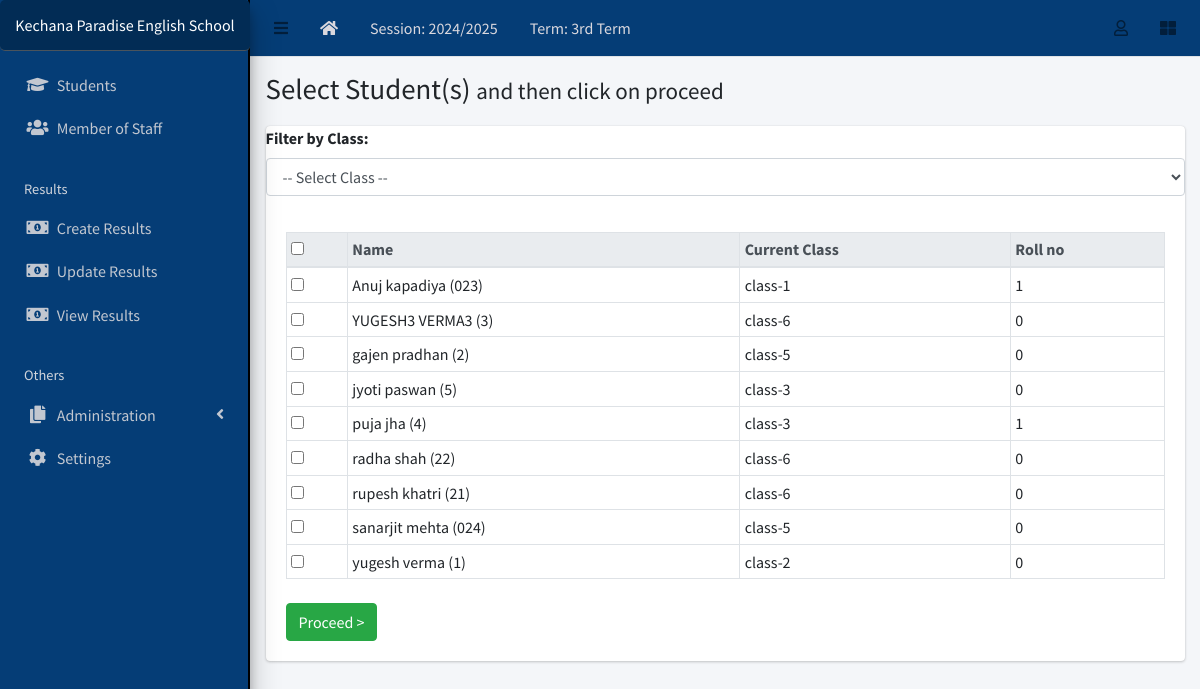
The page /result/create/ (signed in) on the database its author committed.
### apps/corecode/models.py (models this page shows, shortened)
class AcademicSession(models.Model):
    name = models.CharField(max_length=200, unique=True)
    current = models.BooleanField(default=True)
    class Meta:
        ordering = ["-name"]

class AcademicTerm(models.Model):
    name = models.CharField(max_length=20, unique=True)
    current = models.BooleanField(default=True)
    class Meta:
        ordering = ["name"]

class SiteConfig(models.Model):
    key = models.SlugField()
    value = models.CharField(max_length=200)

class StudentClass(models.Model):
    name = models.CharField(max_length=200, unique=True)
    class Meta:
        verbose_name = "Class"
        verbose_name_plural = "Classes"
        ordering = ["name"]
    def __str__(self):
        return self.name

### apps/students/models.py (models this page shows, shortened)
class Student(models.Model):
    STATUS_CHOICES = [("active", "Active"), ("inactive", "Inactive")]
    GENDER_CHOICES = [("male", "Male"), ("female", "Female")]
    current_status = models.CharField(
        max_length=10, choices=STATUS_CHOICES, default="active"
    )
    registration_number = models.CharField(max_length=200, unique=True, blank=True)
    firstname = models.CharField(max_length=200)
    other_name = models.CharField(max_length=200, blank=True)
    surname = models.CharField(max_length=200)
    roll_no = models.IntegerField(blank=True, null=True, default=0)
    attendance = models.IntegerField(blank=True, null=True, default=0)
    gender = models.CharField(max_length=10, choices=GENDER_CHOICES, default="male")
    date_of_birth = models.DateField(default=timezone.now)
    current_class = models.ForeignKey(StudentClass,on_delete=models.SET_NULL,related_name='students',null=True, blank=True
    )
    date_of_admission = models.DateField(default=timezone.now)
    mobile_num_regex = RegexValidator(
        regex="^[0-9]{10,15}$", message="Entered mobile number isn't in a right format!"
    )
    parent_mobile_number = models.CharField(
        validators=[mobile_num_regex], max_length=13, blank=True
    )
    address = models.TextField(blank=True)
    others = models.TextField(blank=True)
    passport = models.ImageField(blank=True, upload_to="students/passports/")
    class Meta:
        ordering = ["firstname", "other_name", "surname"]
    def __str__(self):
        return f"{self.firstname} {self.other_name} {self.surname}  ({self.registration_number})"

### apps/result/views.py (the view, shortened to what this page needs)
# urls.py: path("create/", create_result, name="create-result"),
@login_required
def create_result(request):
    students = Student.objects.all()
    selected_class_id = request.GET.get("class", None)
    if selected_class_id:
        students = Student.objects.filter(current_class_id=selected_class_id)
    else:
        students = Student.objects.all()
    classes = StudentClass.objects.all()
    return render(request, "result/create_result.html", {"students": students,"classes": classes,"selected_class_id": selected_class_id})

### apps/corecode/context_processors.py (called while the page is built)
def site_defaults(request):
    current_session = AcademicSession.objects.get(current=True)
    current_term = AcademicTerm.objects.get(current=True)
    vals = SiteConfig.objects.all()
    contexts = {
        "current_session": current_session.name,
        "current_term": current_term.name,
    }
    for val in vals:
        contexts[val.key] = val.value
    return contexts

### apps/result/templates/result/create_result.html (shortened to what this page needs)
{% extends 'base.html' %}
{% block title %}
  Select Student(s) <span class="small">and then click on proceed</span>
{% endblock title %}
{% block content-header %}
  <form method="GET" action=".">
    <div class="form-group">
      <label for="class-select">Filter by Class:</label>
      <select name="class" id="class-select" class="form-control" onchange="this.form.submit()">
        <option value="">-- Select Class --</option>
      </select>
    </div>
  </form>
{% endblock content-header %}
{% block content %}
  <form method="POST">
    <table id="studenttable" class="table table-sm table-bordered" data-page-length='100'>
      <thead class="thead-light">
        <tr>
          <th><input type="checkbox" id="selecter"></th>
          <th>Name</th>
          <th>Current Class</th>
          <th>Roll no</th>
        </tr>
      </thead>
      <tbody>
        {% for student in students %}
          <tr>
            <td><input type="checkbox" id="{{ student.id }}" name="students" value="{{ student.id }}"></td>
            <td>{{ student }}</td>
            <td>{{ student.current_class }}</td>
            <td>{{ student.roll_no }}</td>
          </tr>
        {% endfor %}
      </tbody>
    </table>
    <input type="submit" class="btn btn-success mt-2" value="Proceed >">
  </form>
{% endblock content %}

### templates/base.html (shortened to what this page needs)
{% load static %}
<!DOCTYPE html>
<html lang="en">
<head>
  <link rel="stylesheet" href="{% static 'plugins/fontawesome-free/css/all.min.css' %}">
  <link rel="stylesheet" href="{% static 'plugins/toastr/toastr.min.css' %}">
  <link rel="stylesheet"
    href="{% static 'plugins/overlayScrollbars/css/OverlayScrollbars.min.css' %}">
  <link rel="stylesheet" href="{% static 'plugins/Datatables/datatables.min.css' %}" />
  <link rel="stylesheet" href="{% static 'dist/css/adminlte.min.css' %}">
<link rel="stylesheet" href="https://cdn.datatables.net/buttons/2.2.3/css/buttons.dataTables.min.css" />
</head>
<body
  class="hold-transition sidebar-mini layout-fixed layout-navbar-fixed layout-footer-fixed">
  <div class="wrapper">
    <nav class="main-header navbar navbar-expand navbar-white navbar-light">
      <ul class="navbar-nav">
        <li class="nav-item">
          <a class="nav-link" data-widget="pushmenu" href="#" role="button"><i
              class="fas fa-bars"></i></a>
        </li>
        <li class="nav-item d-none d-sm-inline-block">
          <a href="{% url 'home' %} " class="nav-link" style="color: rgb(218, 216, 222);"><i class="fa fa-home"></i></a>
        </li>
        <li class="nav-item d-none d-sm-inline-block">
          <a href="{% url 'current-session' %}" class="nav-link" style="color: rgb(218, 216, 222);">Session: {{ current_session }}</a>
        </li>
        <li class="nav-item d-none d-sm-inline-block">
          <a href="{% url 'current-session' %}" class="nav-link" style="color: rgb(218, 216, 222);">Term: {{ current_term }}</a>
        </li>
      </ul>
      <ul class="navbar-nav ml-auto" style="color: rgb(218, 216, 222);">
        <li class="nav-item dropdown">
          <a class="nav-link" data-toggle="dropdown" href="#">
            <i class="far fa-user"></i>
          </a>
        </li>
        <li class="nav-item">
          <a class="nav-link" data-widget="control-sidebar" data-slide="true"
            href="#" role="button"><i class="fas fa-th-large"></i></a>
        </li>
      </ul>
    </nav>
    <aside class="main-sidebar sidebar-dark-primary elevation-4" >
      <a href="{% url 'home' %}" class="brand-link" style="background-color:rgb(2, 44, 85); color: white; padding: 13px; text-align: center; border-radius: 5px; font-size: 16px;">
        {{ school_name | default:"MySchool" }}
      </a>
      <div class="sidebar">
        <nav class="mt-2">
          <ul class="nav nav-pills nav-sidebar flex-column"
            data-widget="treeview" role="menu" data-accordion="false">
            <li class="nav-item">
              <a href="{% url 'student-list' %}" class="nav-link">
                <i class="nav-icon fas fa-graduation-cap"></i>
                <p>
                  Students
                </p>
              </a>
            </li>
            <li class="nav-item">
              <a href="{% url 'staff-list' %}" class="nav-link">
                <i class="nav-icon fas fa-users"></i>
                <p>
                  Member of Staff
                </p>
              </a>
            </li>
            <li class="nav-header">Results</li>
            <li class="nav-item">
              <a href="{% url 'create-result' %}" class="nav-link">
                <i class="nav-icon fas fa-money-bill-alt"></i>
                <p>
                  Create Results
                </p>
              </a>
            </li>
            <li class="nav-item">
              <a href="{% url 'edit-results' %}" class="nav-link">
                <i class="nav-icon fas fa-money-bill-alt"></i>
                <p>
                  Update Results
                </p>
              </a>
            </li>
            <li class="nav-item">
              <a href="{% url 'view-results' %}" class="nav-link">
                <i class="nav-icon fas fa-money-bill-alt"></i>
                <p>
                  View Results
                </p>
              </a>
            </li>
            <li class="nav-header">Others</li>
            <li class="nav-item has-treeview">
              <a href="#" class="nav-link">
                <i class="nav-icon fas fa-copy"></i>
                <p>
                  Administration
                  <i class="fas fa-angle-left right"></i>
                </p>
              </a>
            </li>
            <li class="nav-item">
              <a href="{% url 'configs' %}" class="nav-link">
                <i class="nav-icon fas fa-cog"></i>
                <p>
                  Settings
                </p>
              </a>
            </li>
          </ul>
        </nav>
      </div>
    </aside>
    <div class="content-wrapper">
      <section class="content-header">
        <div class="container-fluid">
          <div class="row mb-1">
            <div class="col-sm-8">
              <h1>{% block title %}{% endblock title %}</h1>
            </div>
            <div class="col-sm-4">
            </div>
          </div>
        </div>
      </section>
      <section class="content">
        <div class="container-fluid">
          <div class="row">
            <div class="col-md-12">
              {% block fullcard %}
              <div class="card">
                {% block content-header %}{% endblock content-header %}
                <div class="card-body">
                  <div class="row">
                    <div class="col">
                      {% block content %}
                      {% endblock content %}
                    </div>
                  </div>
                </div>
              </div>
              {% endblock fullcard %}
            </div>
          </div>
        </div>
      </section>
    </div>
  </div>
</body>
</html>

### templates/base.html (style rules this page uses)
.main-sidebar { background-color:rgb(5, 61, 118); border-right: 2px solid black; }
.main-header { background-color:rgb(5, 61, 118); color: rgb(218, 216, 222); }

### rows shown on the page
AcademicSession: name "2024/2025"
AcademicTerm: name "3rd Term"
SiteConfig: value "Kechana Paradise English School"
Student: firstname+other_name+surname "Anuj kapadiya (023)", current_class "class-1", roll_no "1"
Student: firstname+other_name+surname "YUGESH3 VERMA3 (3)", current_class "class-6", roll_no "0"
Student: firstname+other_name+surname "gajen pradhan (2)", current_class "class-5", roll_no "0"
Student: firstname+other_name+surname "jyoti paswan (5)", current_class "class-3", roll_no "0"
Student: firstname+other_name+surname "puja jha (4)", current_class "class-3", roll_no "1"
Student: firstname+other_name+surname "radha shah (22)", current_class "class-6", roll_no "0"
Student: firstname+other_name+surname "rupesh khatri (21)", current_class "class-6", roll_no "0"
Student: firstname+other_name+surname "sanarjit mehta (024)", current_class "class-5", roll_no "0"
Student: firstname+other_name+surname "yugesh verma (1)", current_class "class-2", roll_no "0"
